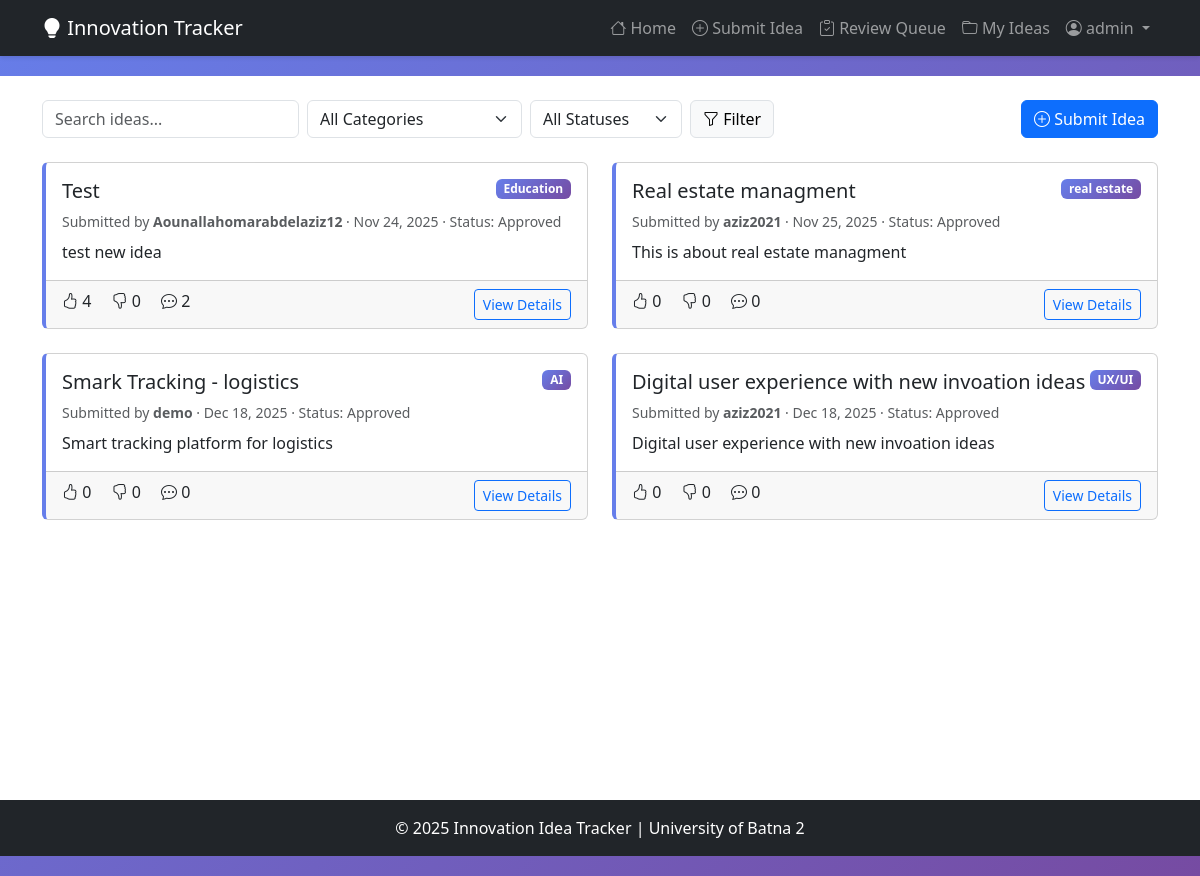
Screenshot of / (signed in) with the database file from the repository.
### ideas/models.py (models this page shows, shortened)
class Idea(models.Model):
    STATUS_CHOICES = [
        ('pending', 'Pending'),
        ('approved', 'Approved'),
        ('rejected', 'Rejected'),
        ('implemented', 'Implemented'),
    ]
    title = models.CharField(max_length=200)
    description = models.TextField()
    category = models.ForeignKey(Category, on_delete=models.SET_NULL, null=True, related_name='ideas')
    submitter = models.ForeignKey(User, on_delete=models.CASCADE, related_name='submitted_ideas')
    submission_date = models.DateTimeField(default=timezone.now)
    status = models.CharField(max_length=20, choices=STATUS_CHOICES, default='pending')
    class Meta:
        ordering = ['-submission_date']

class Category(models.Model):
    name = models.CharField(max_length=50, unique=True)
    description = models.TextField(blank=True)
    created_at = models.DateTimeField(auto_now_add=True)
    class Meta:
        verbose_name_plural = "Categories"
        ordering = ['name']

### ideas/views.py (the view)
# urls.py: path('', views.home, name='home'),
def home(request):
    ideas = (
        Idea.objects.select_related('category', 'submitter')
        .prefetch_related('votes', 'comments')
        .annotate(
            upvotes=Count('votes', filter=Q(votes__vote_type='upvote')),
            downvotes=Count('votes', filter=Q(votes__vote_type='downvote')),
            comment_total=Count('comments', distinct=True),
        )
    )
    category_filter = request.GET.get('category')
    status_filter = request.GET.get('status')
    search_query = request.GET.get('q')
    if category_filter:
        ideas = ideas.filter(category__id=category_filter)
    if status_filter:
        ideas = ideas.filter(status=status_filter)
    if search_query:
        ideas = ideas.filter(
            Q(title__icontains=search_query) | Q(description__icontains=search_query)
        )
    context = {
        'ideas': ideas,
        'categories': Category.objects.all(),
        'selected_category': category_filter,
        'selected_status': status_filter,
        'search_query': search_query or '',
    }
    return render(request, 'ideas/home.html', context)

### ideas/context_processors.py (called while the page is built)
def role_flags(request):
    user = request.user
    can_review = False
    user_role = None
    if user.is_authenticated:
        try:
            profile = user.profile
        except ObjectDoesNotExist:
            profile = None
        if profile is None and user.is_staff:
            profile, _ = UserProfile.objects.get_or_create(
                user=user, defaults={'role': UserProfile.ROLE_ADMIN}
            )
        if profile:
            user_role = profile.role
            can_review = profile.can_review
    return {
        'can_review': can_review,
        'user_role': user_role,
    }

### ideas/models.py (called while the page is built)
    @property
    def can_review(self):
        return self.role in {self.ROLE_REVIEWER, self.ROLE_ADMIN} or self.user.is_staff

### templates/ideas/home.html (shortened to what this page needs)
{% extends 'ideas/base.html' %}
{% block content %}
<div class="d-flex flex-column flex-md-row align-items-md-center justify-content-between gap-3 mb-4">
  <form class="row g-2 align-items-center" method="get">
    <div class="col-auto">
      <input type="text" name="q" value="{{ search_query }}" class="form-control" placeholder="Search ideas..." />
    </div>
    <div class="col-auto">
      <select name="category" class="form-select">
        <option value="">All Categories</option>
      </select>
    </div>
    <div class="col-auto">
      <select name="status" class="form-select">
        <option value="">All Statuses</option>
      </select>
    </div>
    <div class="col-auto">
      <button type="submit" class="btn btn-light border"><i class="bi bi-funnel"></i> Filter</button>
    </div>
  </form>
  {% if user.is_authenticated %}
  <a href="{% url 'submit_idea' %}" class="btn btn-primary"><i class="bi bi-plus-circle"></i> Submit Idea</a>
  {% endif %}
</div>
{% if ideas %}
<div class="row g-4">
  {% for idea in ideas %}
  <div class="col-12 col-lg-6">
    <div class="card idea-card h-100">
      <div class="card-body">
        <div class="d-flex justify-content-between align-items-start mb-2">
          <h5 class="card-title mb-0">
            <a href="{% url 'idea_detail' idea.pk %}" class="text-decoration-none text-dark">{{ idea.title }}</a>
          </h5>
          {% if idea.category %}
          <span class="badge badge-category">{{ idea.category.name }}</span>
          {% endif %}
        </div>
        <p class="text-muted small mb-2">
          Submitted by <strong>{{ idea.submitter.username }}</strong> ·
          {{ idea.submission_date|date:"M j, Y" }} · Status:
          <span class="text-capitalize">{{ idea.get_status_display }}</span>
        </p>
        <p class="card-text">{{ idea.description|truncatewords:30 }}</p>
      </div>
      <div class="card-footer d-flex justify-content-between">
        <div>
          <span class="me-3"><i class="bi bi-hand-thumbs-up"></i> {{ idea.upvotes }}</span>
          <span class="me-3"><i class="bi bi-hand-thumbs-down"></i> {{ idea.downvotes }}</span>
          <span><i class="bi bi-chat-dots"></i> {{ idea.comment_total }}</span>
        </div>
        <a href="{% url 'idea_detail' idea.pk %}" class="btn btn-sm btn-outline-primary">View Details</a>
      </div>
    </div>
  </div>
  {% endfor %}
</div>
{% endif %}
{% endblock %}

### templates/ideas/base.html (shortened to what this page needs)
<!DOCTYPE html>
<html lang="en">
  <head>
    <link
      href="https://cdn.jsdelivr.net/npm/bootstrap@5.3.0/dist/css/bootstrap.min.css"
      rel="stylesheet"
    />
    <link
      rel="stylesheet"
      href="https://cdn.jsdelivr.net/npm/bootstrap-icons@1.10.0/font/bootstrap-icons.css"
    />
  </head>
  <body>
    <nav class="navbar navbar-expand-lg navbar-dark bg-dark fixed-top">
      <div class="container">
        <a class="navbar-brand" href="{% url 'home' %}">
          <i class="bi bi-lightbulb-fill"></i> Innovation Tracker
        </a>
        <div class="collapse navbar-collapse" id="navbarNav">
          <ul class="navbar-nav ms-auto">
            <li class="nav-item">
              <a class="nav-link" href="{% url 'home' %}">
                <i class="bi bi-house"></i> Home
              </a>
            </li>
            {% if user.is_authenticated %}
            <li class="nav-item">
              <a class="nav-link" href="{% url 'submit_idea' %}">
                <i class="bi bi-plus-circle"></i> Submit Idea
              </a>
            </li>
            {% if can_review %}
            <li class="nav-item">
              <a class="nav-link" href="{% url 'review_dashboard' %}">
                <i class="bi bi-clipboard-check"></i> Review Queue
              </a>
            </li>
            {% endif %}
            <li class="nav-item">
              <a class="nav-link" href="{% url 'my_ideas' %}">
                <i class="bi bi-folder"></i> My Ideas
              </a>
            </li>
            <li class="nav-item dropdown">
              <a
                class="nav-link dropdown-toggle"
                href="#"
                id="userDropdown"
                role="button"
                data-bs-toggle="dropdown"
              >
                <i class="bi bi-person-circle"></i> {{ user.username }}
              </a>
            </li>
            {% endif %}
          </ul>
        </div>
      </div>
    </nav>
    <div class="main-content">
      <div class="container py-4">
        {% block content %}{% endblock %}
      </div>
    </div>
    <footer class="bg-dark text-white text-center py-3">
      <div class="container">
        <p class="mb-0">
          &copy; 2025 Innovation Idea Tracker | University of Batna 2
        </p>
      </div>
    </footer>
  </body>
</html>

### templates/ideas/base.html (style rules this page uses)
body { min-height: 100vh; background: linear-gradient(135deg, #667eea 0%, #764ba2 100%); }
.main-content { background: white; min-height: calc(100vh - 76px); margin-top: 76px; }
.navbar { box-shadow: 0 2px 4px rgba(0, 0, 0, 0.1); }
.idea-card { transition: transform 0.2s, box-shadow 0.2s; border-left: 4px solid #667eea; }
.badge-category { background: linear-gradient(135deg, #667eea 0%, #764ba2 100%); }

### rows the page displays
Idea: title "Test", category.name "Education", submitter.username "Aounallahomarabdelaziz12", submission_date "Nov 24, 2025", status "Approved", description "test new idea", upvotes "4", downvotes "0", comment_total "2"
Idea: title "Real estate managment", category.name "real estate", submitter.username "aziz2021", submission_date "Nov 25, 2025", status "Approved", description "This is about real estate managment", upvotes "0", downvotes "0", comment_total "0"
Idea: title "Smark Tracking - logistics", category.name "AI", submitter.username "demo", submission_date "Dec 18, 2025", status "Approved", description "Smart tracking platform for logistics", upvotes "0", downvotes "0", comment_total "0"
Idea: title "Digital user experience with new invoation ideas", category.name "UX/UI", submitter.username "aziz2021", submission_date "Dec 18, 2025", status "Approved", description "Digital user experience with new invoation ideas", upvotes "0", downvotes "0", comment_total "0"

### other values shown
{{ user.username }} "admin"
